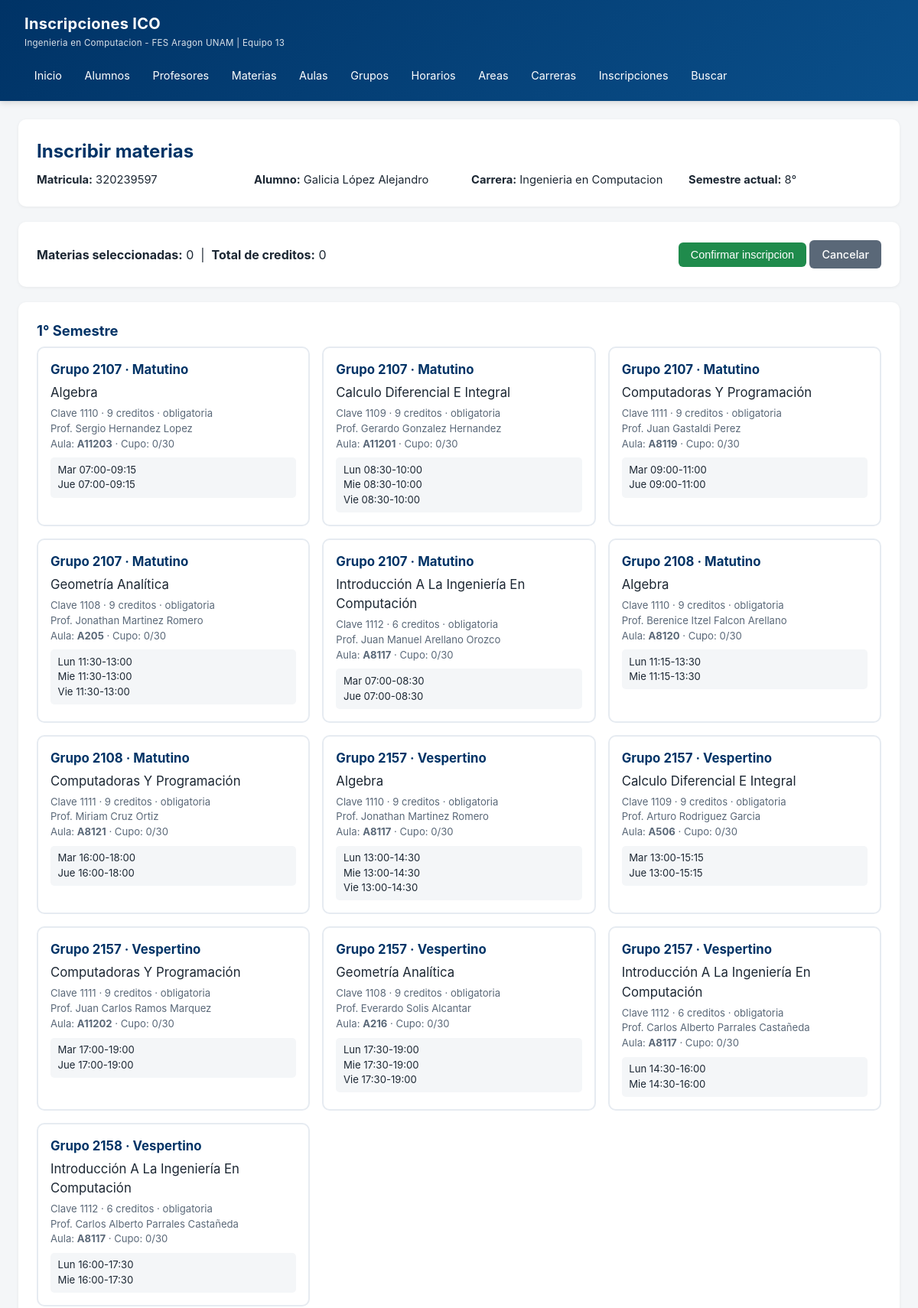
/?r=inscripcion&accion=nueva&id_alumno=2 (upper part), run on the app's committed database.
### tables this page shows
CREATE TABLE alumno (
    id_alumno         INT AUTO_INCREMENT PRIMARY KEY,
    matricula         BIGINT       NOT NULL UNIQUE,
    nombre            VARCHAR(60)  NOT NULL,
    ap_paterno        VARCHAR(60)  NOT NULL,
    ap_materno        VARCHAR(60)  NOT NULL DEFAULT '',
    correo            VARCHAR(80)  NOT NULL UNIQUE,
    fecha_nacimiento  DATE         NOT NULL DEFAULT '2000-01-01',
    generacion        INT          NOT NULL DEFAULT 2023,
    turno             ENUM('Matutino','Vespertino') NOT NULL DEFAULT 'Matutino',
    semestre          TINYINT      NOT NULL DEFAULT 1,
    sistema           ENUM('Escolarizado','Abierto') NOT NULL DEFAULT 'Escolarizado',
    estado            ENUM('Activo','Inactivo') NOT NULL DEFAULT 'Activo',
    estatus_pago      TINYINT(1)   NOT NULL DEFAULT 1,
    promedio          DECIMAL(4,2) NOT NULL DEFAULT 0.00,
    id_carrera        INT          NOT NULL,
    CONSTRAINT fk_alumno_carrera FOREIGN KEY (id_carrera) REFERENCES carrera(id_carrera)
);

CREATE TABLE carrera (
    id_carrera             INT AUTO_INCREMENT PRIMARY KEY,
    clave_carrera          INT          NOT NULL UNIQUE,
    nombre_carrera         VARCHAR(100) NOT NULL,
    modalidad              VARCHAR(30)  NOT NULL DEFAULT 'Escolarizado',
    duracion_sem           INT          NOT NULL DEFAULT 9,
    creditos_obligatorios  INT          NOT NULL DEFAULT 0,
    creditos_optativos     INT          NOT NULL DEFAULT 0,
    plan_estudios          INT          NOT NULL DEFAULT 2016
);

CREATE TABLE grupo (
    id_grupo     INT AUTO_INCREMENT PRIMARY KEY,
    clave_grupo  INT NOT NULL,
    turno        ENUM('Matutino','Vespertino') NOT NULL DEFAULT 'Matutino',
    modalidad    ENUM('Presencial','En linea') NOT NULL DEFAULT 'Presencial',
    cupo         INT NOT NULL DEFAULT 30,
    inscritos    INT NOT NULL DEFAULT 0,
    id_materia   INT NOT NULL,
    id_profesor  INT NOT NULL,
    id_aula      INT NOT NULL,
    UNIQUE KEY uk_grupo_materia (clave_grupo, id_materia),
    CONSTRAINT fk_grupo_materia  FOREIGN KEY (id_materia)  REFERENCES materia(id_materia),
    CONSTRAINT fk_grupo_profesor FOREIGN KEY (id_profesor) REFERENCES profesor(id_profesor),
    CONSTRAINT fk_grupo_aula     FOREIGN KEY (id_aula)     REFERENCES aula(id_aula)
);

CREATE TABLE materia (
    id_materia    INT AUTO_INCREMENT PRIMARY KEY,
    clave_materia INT          NOT NULL UNIQUE,
    nombre        VARCHAR(80)  NOT NULL,
    semestre      TINYINT      NOT NULL DEFAULT 1,
    creditos      INT          NOT NULL DEFAULT 0,
    tipo          ENUM('obligatoria','optativa') NOT NULL DEFAULT 'obligatoria',
    laboratorio   TINYINT(1)   NOT NULL DEFAULT 0,
    id_area       INT          NOT NULL,
    id_carrera    INT          NOT NULL,
    CONSTRAINT fk_materia_area    FOREIGN KEY (id_area)    REFERENCES area_estudio(id_area),
    CONSTRAINT fk_materia_carrera FOREIGN KEY (id_carrera) REFERENCES carrera(id_carrera)
);

CREATE TABLE aula (
    id_aula     INT AUTO_INCREMENT PRIMARY KEY,
    clave_aula  VARCHAR(15) NOT NULL UNIQUE,
    edificio   VARCHAR(10)  NOT NULL DEFAULT '',
    capacidad  INT          NOT NULL DEFAULT 40
);

CREATE TABLE horario_bloque (
    id_horario   INT AUTO_INCREMENT PRIMARY KEY,
    dia_semana   ENUM('Lunes','Martes','Miercoles','Jueves','Viernes','Sabado') NOT NULL,
    hora_inicio  TIME NOT NULL,
    hora_fin     TIME NOT NULL,
    UNIQUE KEY uk_bloque (dia_semana, hora_inicio, hora_fin),
    CHECK (hora_inicio < hora_fin)
);

### app/helpers.php (called while the page is built, shortened)
<?php
function e(?string $s): string {
    return htmlspecialchars($s ?? '', ENT_QUOTES, 'UTF-8');
}
function render(string $view, array $data = []): void {
    extract($data, EXTR_SKIP);
    $contentFile = __DIR__ . '/views/' . $view . '.php';
    require $contentFile;
    require __DIR__ . '/views/layouts/main.php';
}

### app/controllers/InscripcionController.php (called while the page is built, shortened)
<?php
class InscripcionController {
    public function nueva() {
        $pdo = Database::pdo();
        $id_alumno = get_int('id_alumno');
        $st = $pdo->prepare("SELECT a.*, c.nombre_carrera FROM alumno a JOIN carrera c ON c.id_carrera=a.id_carrera WHERE id_alumno=?");
        $st->execute([$id_alumno]); $alumno = $st->fetch();
        $g = $pdo->query("
            SELECT g.*, m.clave_materia, m.nombre AS materia, m.semestre, m.creditos, m.tipo,
                   CONCAT(p.nombre,' ',p.ap_paterno,' ',p.ap_materno) AS profesor,
                   a.clave_aula
            FROM grupo g
            JOIN materia m  ON m.id_materia=g.id_materia
            JOIN profesor p ON p.id_profesor=g.id_profesor
            JOIN aula a     ON a.id_aula=g.id_aula
            WHERE m.semestre BETWEEN 1 AND 3
            ORDER BY m.semestre, g.clave_grupo, m.nombre
        ")->fetchAll();
        $hs = $pdo->prepare("SELECT hb.* FROM grupo_horario gh JOIN horario_bloque hb ON hb.id_horario=gh.id_horario WHERE gh.id_grupo=? ORDER BY FIELD(hb.dia_semana,'Lunes','Martes','Miercoles','Jueves','Viernes','Sabado'), hb.hora_inicio");
        foreach ($g as &$row) {
            $hs->execute([$row['id_grupo']]);
            $row['horarios'] = $hs->fetchAll();
        }
        render('inscripcion/nueva', ['title'=>'Nueva inscripcion','alumno'=>$alumno,'grupos'=>$g]);
    }
}

### public/index.php (called while the page is built, shortened)
<?php
require __DIR__ . '/../app/helpers.php';
$accion = $_GET['accion'] ?? 'index';
$ctrl = new $controllerName();
$ctrl->$accion();

### app/views/inscripcion/nueva.php (the view, shortened to what this page needs)
<div class="card">
    <h1 class="page-title">Inscribir materias</h1>
    <div style="display:grid; grid-template-columns: repeat(auto-fit, minmax(220px,1fr)); gap:.5rem 2rem; font-size:.92rem; margin-top:.5rem;">
        <div><strong>Matricula:</strong> <?= e($alumno['matricula']) ?></div>
        <div><strong>Alumno:</strong> <?= e($alumno['ap_paterno'].' '.$alumno['ap_materno'].' '.$alumno['nombre']) ?></div>
        <div><strong>Carrera:</strong> <?= e($alumno['nombre_carrera']) ?></div>
        <div><strong>Semestre actual:</strong> <?= e($alumno['semestre']) ?>°</div>
    </div>
</div>
<form id="form-inscripcion" method="post" action="/?r=inscripcion&accion=guardar">
    <div class="card" style="position:sticky; top:0; z-index:5;">
        <div style="display:flex; gap:1.5rem; align-items:center; justify-content:space-between; flex-wrap:wrap;">
            <div>
                <strong>Materias seleccionadas:</strong> <span id="total-materias">0</span> &nbsp;|&nbsp;
                <strong>Total de creditos:</strong> <span id="total-creditos">0</span>
            </div>
            <div>
                <button type="submit" class="btn btn-success">Confirmar inscripcion</button>
                <a class="btn btn-secondary" href="/?r=inscripcion">Cancelar</a>
            </div>
        </div>
    </div>
    <?php
    $por_sem = [1=>[], 2=>[], 3=>[]];
    foreach ($grupos as $g) { $por_sem[$g['semestre']][] = $g; }
    ?>
    <?php foreach ([1,2,3] as $sem): ?>
    <div class="card">
        <h2 class="page-title" style="font-size:1.15rem;"><?= $sem ?>° Semestre</h2>
        <div class="grupos-grid">
            <?php foreach ($por_sem[$sem] as $g): ?>
            <label class="grupo-card" data-creditos="<?= $g['creditos'] ?>">
                <div class="cve">Grupo <?= e($g['clave_grupo']) ?> · <?= e($g['turno']) ?></div>
                <div class="mat"><?= e($g['materia']) ?></div>
                <div class="info">
                    Clave <?= e($g['clave_materia']) ?> · <?= e($g['creditos']) ?> creditos · <?= e($g['tipo']) ?>
                </div>
                <div class="info">Prof. <?= e($g['profesor']) ?></div>
                <div class="info">Aula: <strong><?= e($g['clave_aula']) ?></strong> · Cupo: <?= $g['inscritos'] ?>/<?= $g['cupo'] ?></div>
                <div class="horario">
                    <?php foreach ($g['horarios'] as $h): ?>
                    <?= substr($h['dia_semana'],0,3) ?> <?= substr($h['hora_inicio'],0,5) ?>-<?= substr($h['hora_fin'],0,5) ?><br>
                    <?php endforeach; ?>
                </div>
            </label>
            <?php endforeach; ?>
        </div>
    </div>
    <?php endforeach; ?>
</form>

### public/css/style.css (style rules this page uses)
* { box-sizing: border-box; margin: 0; padding: 0; }
body { font-family: -apple-system, "Segoe UI", Roboto, Arial, sans-serif; background: #f4f6f8; color: #1c2733; line-height: 1.5; }
.card { background:#fff; border-radius:10px; padding:1.5rem; box-shadow:0 1px 4px rgba(0,0,0,.06); margin-bottom:1.25rem; }
.page-title { font-size:1.5rem; color:#003366; margin-bottom:.4rem; }
.btn { display:inline-block; padding:.5rem 1rem; border-radius:6px; border:none; font-size:.9rem; cursor:pointer; text-decoration:none; transition:.15s; font-weight:500; }
.btn-success { background:#1f8b4c; color:#fff; }
.btn-secondary { background:#5a6878; color:#fff; }
.grupos-grid { display:grid; grid-template-columns: repeat(auto-fill, minmax(280px,1fr)); gap:1rem; }
.grupo-card { background:#fff; border:2px solid #e6ebf1; border-radius:10px; padding:1rem; cursor:pointer; transition:.15s; }
.grupo-card .cve { font-weight:700; color:#003366; font-size:1.05rem; }
.grupo-card .mat { font-size:1.05rem; margin:.3rem 0; }
.grupo-card .info { font-size:.82rem; color:#5a6878; }
.grupo-card .horario { background:#f4f6f8; padding:.4rem .6rem; border-radius:5px; margin-top:.5rem; font-size:.82rem; }

### data on the page
alumno: matricula "320239597", ap_paterno+ap_materno+nombre "Galicia López Alejandro", id_carrera.nombre_carrera "Ingenieria en Computacion", semestre "8"
grupo: clave_grupo "2107", turno "Matutino", id_materia.nombre "Algebra", id_materia.clave_materia "1110", id_materia.creditos "9", id_materia.tipo "obligatoria", profesor "Sergio Hernandez Lopez", id_aula.clave_aula "A11203", inscritos "0", cupo "30"
horario_bloque: dia_semana "Mar", hora_inicio "07:00", hora_fin "09:15"
horario_bloque: dia_semana "Jue", hora_inicio "07:00", hora_fin "09:15"
grupo: clave_grupo "2107", turno "Matutino", id_materia.nombre "Calculo Diferencial E Integral", id_materia.clave_materia "1109", id_materia.creditos "9", id_materia.tipo "obligatoria", profesor "Gerardo Gonzalez Hernandez", id_aula.clave_aula "A11201", inscritos "0", cupo "30"
horario_bloque: dia_semana "Lun", hora_inicio "08:30", hora_fin "10:00"
horario_bloque: dia_semana "Mie", hora_inicio "08:30", hora_fin "10:00"
horario_bloque: dia_semana "Vie", hora_inicio "08:30", hora_fin "10:00"
grupo: clave_grupo "2107", turno "Matutino", id_materia.nombre "Computadoras Y Programación", id_materia.clave_materia "1111", id_materia.creditos "9", id_materia.tipo "obligatoria", profesor "Juan Gastaldi Perez", id_aula.clave_aula "A8119", inscritos "0", cupo "30"
horario_bloque: dia_semana "Mar", hora_inicio "09:00", hora_fin "11:00"
horario_bloque: dia_semana "Jue", hora_inicio "09:00", hora_fin "11:00"
grupo: clave_grupo "2107", turno "Matutino", id_materia.nombre "Geometría Analítica", id_materia.clave_materia "1108", id_materia.creditos "9", id_materia.tipo "obligatoria", profesor "Jonathan Martinez Romero", id_aula.clave_aula "A205", inscritos "0", cupo "30"
horario_bloque: dia_semana "Lun", hora_inicio "11:30", hora_fin "13:00"
horario_bloque: dia_semana "Mie", hora_inicio "11:30", hora_fin "13:00"
horario_bloque: dia_semana "Vie", hora_inicio "11:30", hora_fin "13:00"
grupo: clave_grupo "2107", turno "Matutino", id_materia.nombre "Introducción A La Ingeniería En Computación", id_materia.clave_materia "1112", id_materia.creditos "6", id_materia.tipo "obligatoria", profesor "Juan Manuel Arellano Orozco", id_aula.clave_aula "A8117", inscritos "0", cupo "30"
horario_bloque: dia_semana "Mar", hora_inicio "07:00", hora_fin "08:30"
horario_bloque: dia_semana "Jue", hora_inicio "07:00", hora_fin "08:30"
grupo: clave_grupo "2108", turno "Matutino", id_materia.nombre "Algebra", id_materia.clave_materia "1110", id_materia.creditos "9", id_materia.tipo "obligatoria", profesor "Berenice Itzel Falcon Arellano", id_aula.clave_aula "A8120", inscritos "0", cupo "30"
horario_bloque: dia_semana "Lun", hora_inicio "11:15", hora_fin "13:30"
horario_bloque: dia_semana "Mie", hora_inicio "11:15", hora_fin "13:30"
grupo: clave_grupo "2108", turno "Matutino", id_materia.nombre "Computadoras Y Programación", id_materia.clave_materia "1111", id_materia.creditos "9", id_materia.tipo "obligatoria", profesor "Miriam Cruz Ortiz", id_aula.clave_aula "A8121", inscritos "0", cupo "30"
horario_bloque: dia_semana "Mar", hora_inicio "16:00", hora_fin "18:00"
horario_bloque: dia_semana "Jue", hora_inicio "16:00", hora_fin "18:00"
grupo: clave_grupo "2157", turno "Vespertino", id_materia.nombre "Algebra", id_materia.clave_materia "1110", id_materia.creditos "9", id_materia.tipo "obligatoria", profesor "Jonathan Martinez Romero", id_aula.clave_aula "A8117", inscritos "0", cupo "30"
horario_bloque: dia_semana "Lun", hora_inicio "13:00", hora_fin "14:30"
horario_bloque: dia_semana "Mie", hora_inicio "13:00", hora_fin "14:30"
horario_bloque: dia_semana "Vie", hora_inicio "13:00", hora_fin "14:30"
grupo: clave_grupo "2157", turno "Vespertino", id_materia.nombre "Calculo Diferencial E Integral", id_materia.clave_materia "1109", id_materia.creditos "9", id_materia.tipo "obligatoria", profesor "Arturo Rodriguez Garcia", id_aula.clave_aula "A506", inscritos "0", cupo "30"
horario_bloque: dia_semana "Mar", hora_inicio "13:00", hora_fin "15:15"
horario_bloque: dia_semana "Jue", hora_inicio "13:00", hora_fin "15:15"
grupo: clave_grupo "2157", turno "Vespertino", id_materia.nombre "Computadoras Y Programación", id_materia.clave_materia "1111", id_materia.creditos "9", id_materia.tipo "obligatoria", profesor "Juan Carlos Ramos Marquez", id_aula.clave_aula "A11202", inscritos "0", cupo "30"
horario_bloque: dia_semana "Mar", hora_inicio "17:00", hora_fin "19:00"
horario_bloque: dia_semana "Jue", hora_inicio "17:00", hora_fin "19:00"
grupo: clave_grupo "2157", turno "Vespertino", id_materia.nombre "Geometría Analítica", id_materia.clave_materia "1108", id_materia.creditos "9", id_materia.tipo "obligatoria", profesor "Everardo Solis Alcantar", id_aula.clave_aula "A216", inscritos "0", cupo "30"
horario_bloque: dia_semana "Lun", hora_inicio "17:30", hora_fin "19:00"
horario_bloque: dia_semana "Mie", hora_inicio "17:30", hora_fin "19:00"
horario_bloque: dia_semana "Vie", hora_inicio "17:30", hora_fin "19:00"
grupo: clave_grupo "2157", turno "Vespertino", id_materia.nombre "Introducción A La Ingeniería En Computación", id_materia.clave_materia "1112", id_materia.creditos "6", id_materia.tipo "obligatoria", profesor "Carlos Alberto Parrales Castañeda", id_aula.clave_aula "A8117", inscritos "0", cupo "30"
horario_bloque: dia_semana "Lun", hora_inicio "14:30", hora_fin "16:00"
horario_bloque: dia_semana "Mie", hora_inicio "14:30", hora_fin "16:00"
grupo: clave_grupo "2158", turno "Vespertino", id_materia.nombre "Introducción A La Ingeniería En Computación", id_materia.clave_materia "1112", id_materia.creditos "6", id_materia.tipo "obligatoria", profesor "Carlos Alberto Parrales Castañeda", id_aula.clave_aula "A8117", inscritos "0", cupo "30"
horario_bloque: dia_semana "Lun", hora_inicio "16:00", hora_fin "17:30"
horario_bloque: dia_semana "Mie", hora_inicio "16:00", hora_fin "17:30"

### other printed values
$sem "1"
